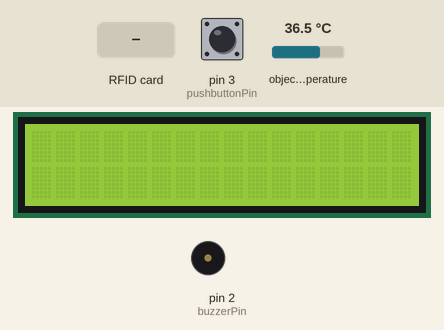
Recording of a sketch running on a simulated Arduino Mega 2560, built with avr-gcc and run on an emulated ATmega2560. Parts: 16×2 character LCD, buzzer (waves = sounding). The inputs (shaded band) are chosen by the test bench; at power-on: pin 3 (pushbuttonPin) LOW, object temperature 36.5 °C. What the sketch prints to the serial monitor is not drawn.

Above: at 1.3 s.
1.4 s: RFID card 17 10 14 00 held to the reader
At 1.8 s:
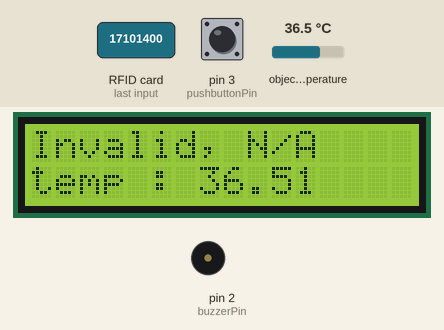
3.9 s: pin 3 (pushbuttonPin) pulled HIGH for 3.2 s
At 4.7 s:
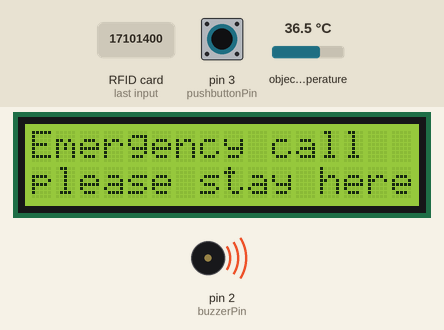
9.6 s: RFID card 6F 05 FC 84 held to the reader
At 10.0 s:
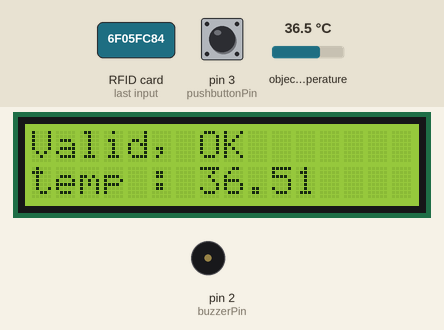
11.6 s: RFID card A0 CB F2 32 held to the reader
Timing chart, 0 to 14.1 s (numbered marks = the images above; inputs shaded):
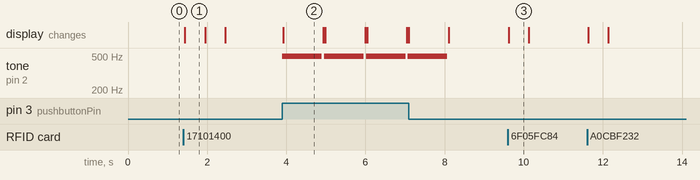

The sketch:

designthinking_prototype1.ino
```cpp
#include <SoftwareSerial.h>

/*여닫이문 모터*/
/*#include <Stepper.h>
const int steps = 512; //90도 개방
Stepper DoorOpen(steps,7,6,5,4); */

#include <Wire.h>

#include <hd44780.h>
#include <hd44780ioClass/hd44780_I2Cexp.h>
#include <LiquidCrystal.h>
hd44780_I2Cexp lcd; //lcd 디스플레이 객체 설정

#include <Wire.h>
#include <Adafruit_MLX90614.h>
Adafruit_MLX90614 mlx = Adafruit_MLX90614();

#include <MFRC522.h>
#include <SPI.h>
#define SS_PIN 53
#define RST_PIN 5
MFRC522 rfid(SS_PIN, RST_PIN); //rfid 객체 생성

//긴급호출 핀 설정
int pushbuttonPin = 3;
int buzzerPin = 2;

//인적사항 관련
String univNo;
String personname;
String phonenumber;


void setup() {

//DoorOpen.setSpeed(10);

Serial.begin(9600); //시리얼 모니터링

SPI.begin();      // SPI 통신 시작
rfid.PCD_Init();   // rfid(MFRC522) 초기화
/*
Serial.println("Approximate your card to the reader...");
Serial.println(); */

Serial.println("CLEARDATA");
Serial.println("LABEL, TIME, UNIVNUMBER, NAME, TEMP, PHONENUMBER");


mlx.begin();

lcd.begin(16,2);


pinMode(pushbuttonPin, INPUT);
pinMode(buzzerPin, OUTPUT);


}


void loop() {


  //긴급호출 버튼 누르면 부저 울림
  int Emcall = digitalRead(pushbuttonPin);
  if(Emcall == 1){
    tone(buzzerPin, 494, 1000);
  /*  Serial.println("Push!"); */

    lcd.print("Emergency call");
    lcd.setCursor(0,1);
    lcd.print("please stay here");
    delay(1000);
    lcd.clear();

  } else {
    noTone(buzzerPin);
  }

 float temp;
 temp = mlx.readObjectTempC(); //온도 센서 변수 및 설정


 if(isnan(temp)) {
  Serial.println("Failed");
  }


/*nfc 확인*/
  // 새카드 접촉이 있을 때만 다음 단계로 넘어감
  if ( ! rfid.PICC_IsNewCardPresent())
  {
    return;
  }
  // 카드 읽힘이 제대로 되면 다음으로 넘어감
  if ( ! rfid.PICC_ReadCardSerial())
  {
    return;
  }

  // UID 값을 16진 값으로 읽고 저장한 후 시리얼 모니터로 표시함
 /* Serial.print("UID tag :"); */
  String content= "";
  byte letter;
  for (byte i = 0; i < rfid.uid.size; i++)
  {
  /* Serial.print(rfid.uid.uidByte[i] < 0x10 ? " 0" : " ");
     Serial.print(rfid.uid.uidByte[i], HEX); */
     content.concat(String(rfid.uid.uidByte[i] < 0x10 ? " 0" : " "));
     content.concat(String(rfid.uid.uidByte[i], HEX));
  }

/*
//시리얼 모니터링용 온도 표현
  Serial.print(" 온도 : ");
  Serial.print(temp);
  Serial.println("℃");
  delay(500);
  Serial.println();
  Serial.println();
  Serial.print("Message : ");
*/
  content.toUpperCase();


 if ((content.substring(1) == "6F 05 FC 84" || content.substring(1) == "A0 CB F2 32") && temp < 37.5) // 등록된 사람이면서 37.5 미만인 사람 (정상)
  {
  /*  Serial.println("Authorized access"); //시리얼 창에 표시
    Serial.println(); */

//uid 인적사항 출력
if(content.substring(1) == "6F 05 FC 84")
{
 univNo = "17101400";
 personname = "HwangJaeyeong";
 phonenumber = "01077034572";
}
if(content.substring(1) == "A0 CB F2 32")
{
 univNo = "19334564";
 personname = "KimDeetee";
 phonenumber = "01012345678";
}
/* 엑셀 DB 시리얼 연동*/
    Serial.print("DATA,TIME," );
    Serial.print(univNo);
    Serial.print(",");
    Serial.print(personname);
    Serial.print(",");
    Serial.print(temp);
    Serial.print(",");
    Serial.print(phonenumber);
    Serial.println();

   /*   Serial.print(" 이름 : ");
      Serial.print(personname);
      Serial.println("\n");
      delay(500);
      Serial.print(" 학번 : ");
      Serial.print(univNo);
      Serial.println("\n");
      delay(500);
      Serial.print(" 연락처 : ");
      Serial.print(phonenumber);
      Serial.println("\n");
      delay(500);
      */

      lcd.print("Valid"); //디스플레이에 허가 표시
      lcd.print(", OK");
      lcd.setCursor(0,1);
      lcd.print("temp : ");
      lcd.print(temp);

 /*Serial.println("문 개방");*/
 //DoorOpen.step(steps); // 시계 방향으로 스텝 수만큼 이동
 //delay(300);

 /*Serial.println("문 폐쇄");*/
 /* DoorOpen.step(-steps); // 반 시계 방향으로 스텝 수만큼 이동
 delay(300); // 모터가 이동할 시간만큼 딜레이 설정 */

  }

  else if((content.substring(1) == "A0 CB F2 32" || content.substring(1) == "6F 05 FC 84") && temp >= 37.5) //등록된 사람이면서 37.5 이상인 사람 (발열자)
  {
    /* 시리얼에 결과 표시 */
  /*  Serial.println("Authorized Denied");
    Serial.println(); */

//uid 인적사항 출력
if(content.substring(1) == "6F 05 FC 84")
{
 univNo = "17101400";
 personname = "HwangJaeyeong";
 phonenumber = "01077034572";
}
if(content.substring(1) == "A0 CB F2 32")
{
 univNo = "Valid_1";
 personname = "KimDeetee";
 phonenumber = "01012345678";
}

    /* 엑셀 DB 시리얼 연동*/
    Serial.print("DATA,TIME,");
    Serial.print(univNo);
    Serial.print(",");
    Serial.print(personname);
    Serial.print(",");
    Serial.print(temp);
    Serial.print(",");
    Serial.print(phonenumber);
    Serial.println();

/*      Serial.print(" 이름 : ");
      Serial.print(personname);
      Serial.println("\n");
      delay(500);
      Serial.print(" 학번 : ");
      Serial.print(univNo);
      Serial.println("\n");
      delay(500);
      Serial.print(" 연락처 : ");
      Serial.print(phonenumber);
      Serial.println("\n");
      delay(500); */

    /* 디스플레이에 비허가 문구 표시 */
    lcd.print("Invalid");
    lcd.print(", HIGH");
    lcd.setCursor(0,1);
    lcd.print("temp : ");
    lcd.print(temp);
  }

 else //등록되지 않은 사람
 {
   /* 시리얼에 결과 표시 */
   /* Serial.println("Authorized Denied");
   Serial.println(); */

    /* 엑셀 DB 시리얼 연동*/
    Serial.print("DATA,TIME,");
    Serial.print("Unknown");
    Serial.print(",");
    Serial.print("-");
    Serial.print(",");
    Serial.print(temp);
    Serial.print(",");
    Serial.print("-");
    Serial.println();

   /* 디스플레이에 비허가 문구 표시 */
   lcd.print("Invalid, N/A");
   lcd.setCursor(0,1);
   lcd.print("temp : ");
   lcd.print(temp);
   delay(500);
   lcd.clear();
   lcd.print("please applying");
  }


 delay(500);
  lcd.clear();


  }
```

Measured:
- after the input at 1.4 s, the display: changes at once (image 1)
- after the input at 3.9 s, tone on pin 2 (buzzerPin): alternates 494 Hz for 1.0 s and silent for 0.06 s, starting at once; the display: changes at once (image 2)
- after the input at 9.6 s, the display: changes at once (image 3)
- what the display in image 1 shows lasts 0.6 s, from 1.4 s to 2.0 s
- what the display in image 2 shows lasts 1.0 s, from 3.9 s to 4.9 s
